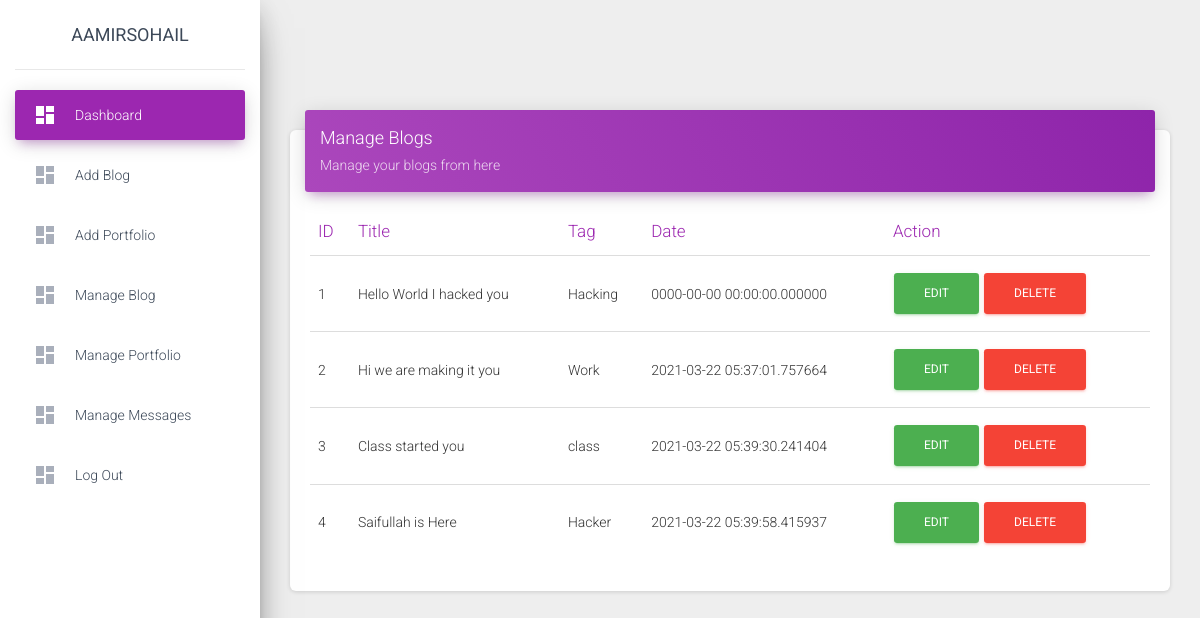
/admin/manage_blog.php (signed in), run on the app's committed database.
### tables this page shows
CREATE TABLE `blogs` (
  `id` int(11) NOT NULL,
  `title` varchar(255) NOT NULL,
  `tag` varchar(255) NOT NULL,
  `desp` text NOT NULL,
  `img` varchar(255) NOT NULL,
  `title_url` varchar(225) NOT NULL,
  `datee` timestamp(6) NOT NULL DEFAULT current_timestamp(6)
);

### admin/manage_blog.php (the view)
<?php
include_once('./db/connection.php');
include('./includes/header.php');
$sql = "SELECT * FROM blogs";
$result = mysqli_query($conn, $sql);
?>
      <div class="content">
        <div class="container-fluid">
          <div class="row">
            <div class="col-md-12">
              <div class="card">
                <div class="card-header card-header-primary">
                  <h4 class="card-title ">Manage Blogs</h4>
                  <p class="card-category">Manage your blogs from here</p>
                </div>
                <div class="card-body">
                  <div class="table-responsive">
                    <table class="table">
                      <thead class=" text-primary">
                        <th>
                          ID
                        </th>
                        <th>
                          Title
                        </th>
                        <th>
                          Tag
                        </th>
                        <th>
                          Date
                        </th>
                        <th>
                          Action
                        </th>
                      </thead>
                      <tbody>
                        <?php
                        $i = 1;
                        while ($row = mysqli_fetch_assoc($result)) {
                        ?>
                        <tr>
                          <td>
                            <?php echo $i++;?>
                          </td>
                          <td>
                            <?php echo $row['title']?>
                          </td>
                          <td>
                            <?php echo $row['tag']?>
                          </td>
                          <td>
                            <?php echo $row['datee']?>
                          </td>
                          <td class="text-primary">
                            <a class="btn btn-success" href="edit_blog.php?id=<?php echo $row['id']?>">Edit</a>
                            <a class="btn btn-danger" href="delete_blog.php?id=<?php echo $row['id']?>">Delete</a>
                          </td>
                        </tr>
                       <?php } ?>
                      </tbody>
                    </table>
                  </div>
                </div>
              </div>
            </div>
          </div>
        </div>
      </div>
<?php include('./includes/footer.php'); ?>

### admin/includes/header.php (shortened to what this page needs)
<!doctype html>
<html lang="en">
<head>
  <link rel="stylesheet" href="https://maxcdn.bootstrapcdn.com/font-awesome/latest/css/font-awesome.min.css">
  <link href="assets/css/material-dashboard.css?v=2.1.2" rel="stylesheet" />
</head>
<body>
  <div class="wrapper ">
    <div class="sidebar" data-color="purple" data-background-color="white">
      <div class="logo">
        <a href="#" class="simple-text logo-normal">
          AamirSohail
        </a>
      </div>
      <div class="sidebar-wrapper">
        <ul class="nav">
          <li class="nav-item active  ">
            <a class="nav-link" href="#0">
              <i class="material-icons">dashboard</i>
              <p>Dashboard</p>
            </a>
          </li>
          <li class="nav-item ">
            <a class="nav-link" href="add_blog.php">
              <i class="material-icons">dashboard</i>
              <p>Add Blog</p>
            </a>
          </li>
          <li class="nav-item ">
            <a class="nav-link" href="add_portfolio.php">
              <i class="material-icons">dashboard</i>
              <p>Add Portfolio</p>
            </a>
          </li>
          <li class="nav-item ">
            <a class="nav-link" href="manage_blog.php">
              <i class="material-icons">dashboard</i>
              <p>Manage Blog</p>
            </a>
          </li>
          <li class="nav-item ">
            <a class="nav-link" href="manage_portfolio.php">
              <i class="material-icons">dashboard</i>
              <p>Manage Portfolio</p>
            </a>
          </li>
          <li class="nav-item ">
            <a class="nav-link" href="message.php">
              <i class="material-icons">dashboard</i>
              <p>Manage Messages</p>
            </a>
          </li>
          <li class="nav-item ">
            <a class="nav-link" href="logout.php">
              <i class="material-icons">dashboard</i>
              <p>Log Out</p>
            </a>
          </li>
        </ul>
      </div>
    </div>
    <div class="main-panel">
      <nav class="navbar navbar-expand-lg navbar-transparent navbar-absolute fixed-top ">
      </nav>

### admin/includes/footer.php
      </div>
</body>
</html>

### data on the page
blogs: title "Hello World I hacked you", tag "Hacking", datee "0000-00-00 00:00:00.000000"
blogs: title "Hi we are making it you", tag "Work", datee "2021-03-22 05:37:01.757664"
blogs: title "Class started you", tag "class", datee "2021-03-22 05:39:30.241404"
blogs: title "Saifullah is Here", tag "Hacker", datee "2021-03-22 05:39:58.415937"
